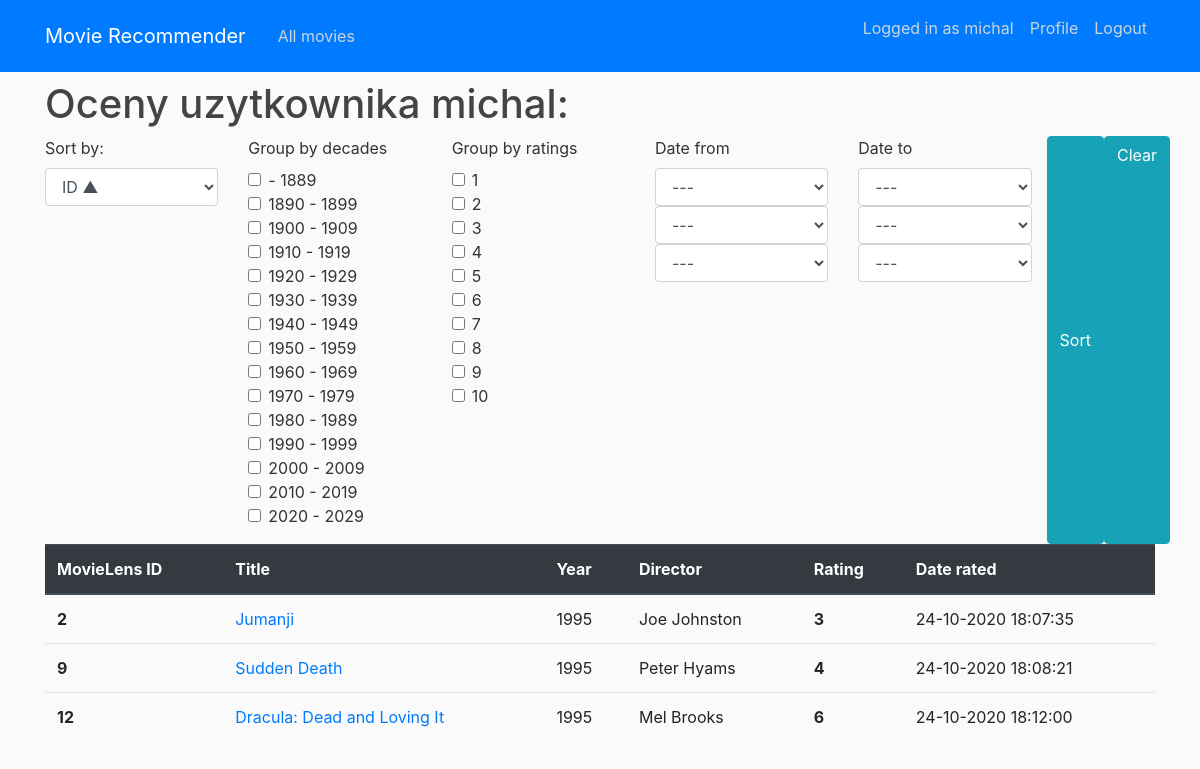
/profile/ (signed in), run on the app's committed database.
### recommender/models.py (models this page shows, shortened)
class Rating(models.Model):
    movie = models.ForeignKey(Movie, on_delete=models.CASCADE)
    who_rated = models.ForeignKey(User, on_delete=models.CASCADE)
    value = models.PositiveSmallIntegerField(validators=[MinValueValidator(1), MaxValueValidator(10)])
    date_rated = models.DateTimeField(default=timezone.now)
    class Meta:
        constraints = [models.UniqueConstraint(fields=['movie', 'who_rated'], name='No multiple ratings')]
    def __str__(self):
        return f'user_{self.who_rated.pk}_movie_{self.movie}_value_{self.value}'

class Movie(models.Model):
    movielens_id = models.IntegerField(unique=True)
    imdb_id = models.IntegerField()
    tmdb_id = models.IntegerField()
    title = models.CharField(max_length=200)
    year_released = models.IntegerField()
    director = models.CharField(max_length=100)
    def __str__(self):
        return f'MovieLens_id_{self.movielens_id}_Movie_id_{self.id}_{self.title}'

### recommender/views.py (the view, shortened to what this page needs)
# urls.py: path('profile/', RatingListView.as_view(), name='profile'),
class RatingListView(LoginRequiredMixin, ListView):
    model = Movie
    template_name = 'recommender/profile.html'
    context_object_name = 'ratings'
    paginate_by = 7
    ordering = '-date_rated'
    def get_queryset(self):
        queryset = self.request.user.rating_set.all()
        self.form = MovieRatingSortGroupForm(self.request.GET)
        if self.form.is_valid():
            print(f'valid?')
            decades_grouping = self.form.cleaned_data['group_by_decades']
            ratings_grouping = self.form.cleaned_data['group_by_ratings']
            if decades_grouping:
                queryset = self.group_by_decade(queryset, decades_grouping)
            if ratings_grouping:
                queryset = self.group_by_rating(queryset, ratings_grouping)
            date_from_grouping = self.form.cleaned_data['date_from']
            date_to_grouping = self.form.cleaned_data['date_to']
            if date_from_grouping:
                if date_to_grouping:
                    queryset = queryset.filter(date_rated__range=[date_from_grouping, date_to_grouping+timedelta(days=1)])
                else:
                    queryset = queryset.filter(date_rated__gte=date_from_grouping)
            elif date_to_grouping:
                queryset = queryset.filter(date_rated__lte=date_to_grouping+timedelta(days=1))
            self.extra_context = self.form.cleaned_data
        ordering = self.form.cleaned_data['sort_by']
        if ordering:
            if 'value' in ordering or 'date_rated' in ordering:
                return queryset.order_by(ordering)
            else:
                if ordering.startswith('-'):
                    return queryset.order_by(f'-movie__{ordering[1:]}')
                else:
                    return queryset.order_by(f'movie__{ordering}')
        else:
            return queryset
    def get_context_data(self, *, object_list=None, **kwargs):
        context = super().get_context_data(**kwargs)
        context['form_sorting_grouping'] = self.form
        print(context)
        return context

### recommender/forms.py (shortened to what this page needs)
class MovieRatingSortGroupForm(forms.Form):
    def __init__(self, *args, **kwargs):
        super().__init__(*args, **kwargs)
        self.fields['sort_by'].label = 'Sort by:'
    SORTING_OPTIONS = SORTING_OPTIONS[:2] + SORTING_OPTIONS[6:] + (
    ('value', 'Rating \u25B2'),
    ('-value', 'Rating \u25BC'),
    ('date_rated', 'Date rated \u25B2'),
    ('-date_rated', 'Date rated \u25BC'))
    possible_ratings = [i for i in range(1, 11)]
    RATING_CHOICES = (tuple(zip(possible_ratings, possible_ratings)))
    sort_by = forms.ChoiceField(choices=SORTING_OPTIONS, required=False)
    group_by_ratings = forms.MultipleChoiceField(choices=RATING_CHOICES, widget=forms.CheckboxSelectMultiple, required=False)
    group_by_decades = forms.MultipleChoiceField(choices=DECADE_CHOICES, widget=forms.CheckboxSelectMultiple, required=False)
    date_from = forms.DateField(widget=forms.SelectDateWidget, required=False)
    date_to = forms.DateField(widget=forms.SelectDateWidget, required=False)
    def clean(self):
        cleaned_data = super().clean()
        date_from = cleaned_data.get('date_from')
        date_to = cleaned_data.get('date_to')

### recommender/templates/recommender/profile.html (shortened to what this page needs)
{% extends 'recommender/base.html' %}
{% load crispy_forms_tags %}
{% block content %}
    <h1>Oceny uzytkownika {{user.username}}:</h1>
    <div class="row">
        <div class="col">
            <form method="get">
            {{form_sorting_grouping.sort_by|as_crispy_field}}
        </div>
        <div class="col">
            {{form_sorting_grouping.group_by_decades|as_crispy_field }}
        </div>
        <div class="col">
            {{form_sorting_grouping.group_by_ratings|as_crispy_field }}
        </div>
        <div class="col">
            {{form_sorting_grouping.date_from|as_crispy_field }}
        </div>
        <div class="col">
            {{form_sorting_grouping.date_to|as_crispy_field }}
        </div>
              <button class="btn btn-info" type="submit">Sort</button>
                <a class="btn btn-info" href="{%url 'profile'%}">Clear</a>
        </div>
    <table class="table table-hover">
      <thead class="thead-dark">
        <tr>
          <th scope="col">MovieLens ID</th>
          <th scope="col">Title</th>
          <th scope="col">Year</th>
          <th scope="col">Director</th>
          <th scope="col">Rating</th>
          <th scope="col">Date rated</th>
        </tr>
      </thead>
      <tbody>
        {% for rating in ratings %}
        <tr>
            <th scope="row">{{rating.movie.movielens_id}}</th>
            <td><a href="{% url 'movie_detail' rating.movie.id %}">{{rating.movie.title}}</a></td>
            <td>{{rating.movie.year_released}}</td>
            <td>{{rating.movie.director}}</td>
            <td class="font-weight-bold">{{rating.value}}</td>
            <td> {{rating.date_rated | date:"d-m-Y H:i:s" }}</td>
        </tr>
        {% endfor %}
      </tbody>
    </table>
{% endblock content %}

### recommender/templates/recommender/base.html (shortened to what this page needs)
 {% load static %}
<!DOCTYPE html>
<html lang="en" xmlns="http://www.w3.org/1999/html">
<head>
    <link rel="stylesheet" href="https://stackpath.bootstrapcdn.com/bootstrap/4.5.2/css/bootstrap.min.css">
    <link rel="stylesheet" type="text/css" href="{%static 'recommender/main.css'%}">
</head>
<body>
     <header class="site-header">
      <nav class="navbar navbar-expand-md navbar-dark bg-primary fixed-top">
        <div class="container">
          <a class="navbar-brand mr-4" href="{%url 'homepage'%}">Movie Recommender</a>
          <div class="collapse navbar-collapse" id="navbarToggle">
            <div class="navbar-nav mr-auto">
              <a class="nav-item nav-link" href="{%url 'all_movies'%}">All movies</a>
            </div>
            <div class="navbar-nav">
               {% if user.is_authenticated %}
                  <p class="nav-item nav-link">Logged in as {{user.username}}</p>
                   <a class="nav-item nav-link" href="{%url 'profile'%}">Profile</a>
                   <a class="nav-item nav-link" href="{%url 'logout'%}">Logout</a>
                {% else %}
                  <a class="nav-item nav-link" href="{%url 'login'%}">Login</a>
                  <a class="nav-item nav-link" href="{%url 'register'%}">Register</a>
                {% endif %}
            </div>
          </div>
        </div>
      </nav>
    </header>
   <main role="main" class="container">
      <div class="row">
        <div class="col">
         {% block content %}{% endblock %}
        </div>
      </div>
    </main>
</body>
</html>

### recommender/static/recommender/main.css (style rules this page uses)
body { background: #fafafa; color: #333333; margin-top: 5rem; }
h1, h2, h3, h4, h5, h6 { color: #444444; }
.site-header .navbar-nav .nav-link { color: #cbd5db; }

### data on the page
Rating: movie.movielens_id "2", movie "Jumanji", movie.year_released "1995", movie.director "Joe Johnston", value "3", date_rated "24-10-2020 18:07:35"
Rating: movie.movielens_id "9", movie "Sudden Death", movie.year_released "1995", movie.director "Peter Hyams", value "4", date_rated "24-10-2020 18:08:21"
Rating: movie.movielens_id "12", movie "Dracula: Dead and Loving It", movie.year_released "1995", movie.director "Mel Brooks", value "6", date_rated "24-10-2020 18:12:00"

### other printed values
{{ user.username }} "michal"
